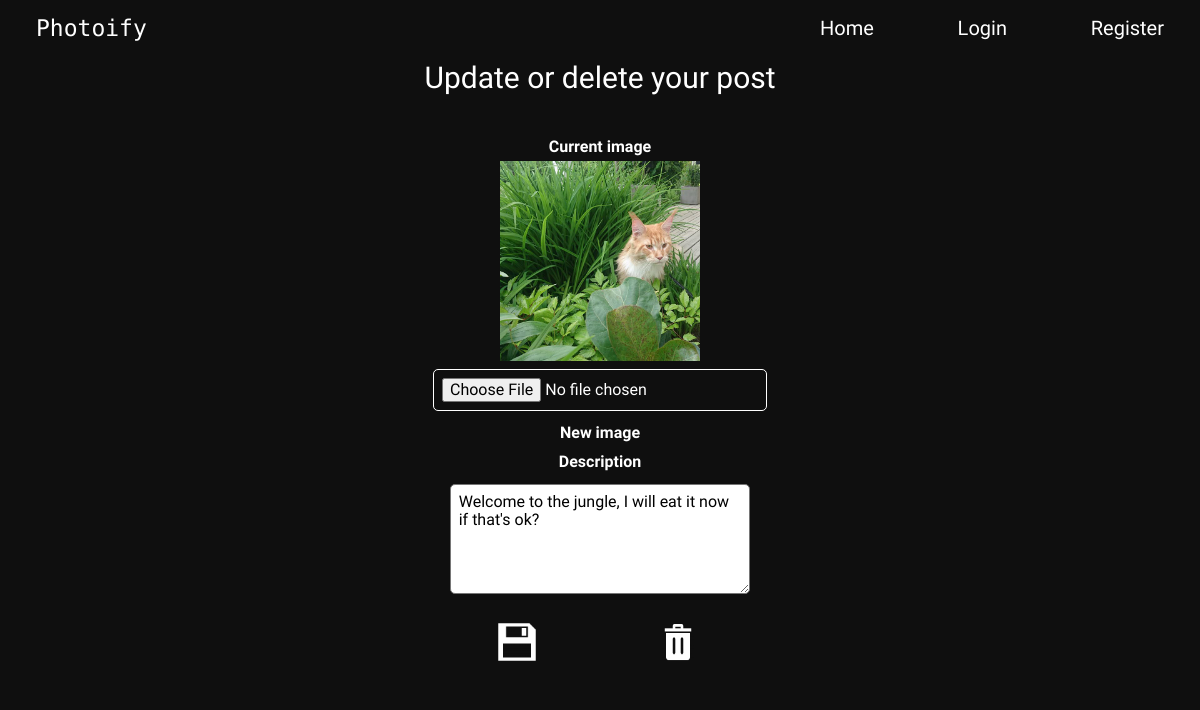
/update-post-page.php?postId=58, run on the app's committed database.
### tables this page shows
CREATE TABLE "posts" (
	`post_id`	INTEGER PRIMARY KEY AUTOINCREMENT,
	`description`	TEXT,
	`image_url`	TEXT,
	`user_id`	INTEGER,
	`date`	INTEGER,
	FOREIGN KEY(`user_id`) REFERENCES `users`(`id`)
);

### app/database/database-functions.php (called while the page is built, shortened)
<?php
function connectToDB(): PDO {
    $config = require dirname(__DIR__).'/config.php';
    $pdo = new PDO($config['database_path']);
    return $pdo;
}
function getThisPost(string $postId): array{
    $pdo = connectToDB();
    $thisPostStatement = $pdo->prepare('SELECT * FROM posts WHERE post_id = :post_id');
    $thisPostStatement->bindParam(':post_id', $postId, PDO::PARAM_INT);
    $thisPostStatement->execute();
    $thisPost = $thisPostStatement->fetch(PDO::FETCH_ASSOC);
    return $thisPost;
}

### update-post-page.php (the view, shortened to what this page needs)
<?php require __DIR__.'/views/header.php';
$postId = $_GET['postId'];
$post = getThisPost($postId);
?>
<article class="update-page update-post">
    <h1>Update or delete your post</h1>
    <form action="app/posts/update.php" method="post" enctype="multipart/form-data">
        <h4>Current image</h4>
        <img src="<?= $post['image_url']?>" alt="">
        <div class=" form-group" class="image-wrapper">
            <input class="choose-file" type="file" name="new-image" accept=".jpg, .jpeg, .png" onchange="preview_image(event)">
            <h4>New image</h4>
        </div>
        <div class="form-group">
            <h4>Description</h4>
            <textarea class="edit-description" rows="5" type="text" name="description"><?= $post['description']; ?></textarea>
        </div>
        <div class=update-buttons>
            <button class="edit-button" type="submit"><img src="/assets/iconmonstr-save.png" alt="Save"></button>
    </form>
    <form action="app/posts/delete.php" method="post">
        <button class="delete-button"><img src="/assets/iconmonstr-trash.png" alt="Delete"></button>
    </form>
    </div>
<?php require __DIR__.'/views/footer.php'; ?>

### assets/styles/main.css (style rules this page uses)
* { box-sizing: border-box; }
body { width: 100vw; min-height: 100%; margin: 0; background-color: rgb(15, 15, 15); color: white; font-family: "Roboto Condensed", sans-serif; }
h1, h2, h3, h4, h5, h6 { margin: 5px; }
h1 { font-size: 30px; font-weight: 300; }
img { width: 200px; }
.choose-file { text-align: center; border: solid 1px white; }
.edit-button { margin: 0; padding: 0; background: none; border: none; display: flex; flex-direction: column; justify-content: center; align-items: center; }
.update-buttons { width: 96%; display: flex; flex-direction: row; justify-content: space-around; align-items: center; }
.edit-button { width: 80px; height: 80px; background: none; border: none; }
.delete-button { width: 80px; height: 80px; background: none; border: none; }
.edit-button > img { margin: 0; padding: 0; width: 100%; height: 100%; }
.delete-button > img { margin: 0; padding: 0; width: 100%; height: 100%; }
.update-page { margin: 0; padding: 0; padding-top: 20px; position: relative; top: 56px; display: flex; flex-direction: column; justify-content: space-around; align-items: center; }
.update-post { width: 100%; margin: 0; padding: 0; background: none; border: none; display: flex; flex-direction: column; justify-content: center; align-items: center; }
.edit-description { width: 90%; }
form { height: 100%; margin: 0 5px; display: flex; flex-direction: column; justify-content: center; align-items: center; }
.form-group { width: 100%; margin: 0 5px; display: flex; flex-direction: column; justify-content: center; align-items: center; }
input { width: 100%; border-radius: 5px; margin: 1vh 0; padding: 1vh; }
textarea { width: 100%; border-radius: 5px; margin: 1vh 0; padding: 1vh; }

### data on the page
posts: image_url (picture), description "Welcome to the jungle, I will eat it now if that's ok?"

### other printed values
$config['title'] "Photoify"
